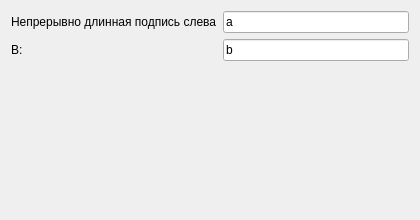
<?xml version="1.0" encoding="UTF-8"?>
<ui version="4.0"><class>Dialog</class><widget class="QDialog" name="Dialog"><property name="geometry"><rect><x>0</x><y>0</y><width>420</width><height>220</height></rect></property><property name="windowTitle"><string>#042 form/127_long_labels</string></property><layout class="QFormLayout" name="formLayout"><item row="0" column="0"><widget class="QLabel" name="l1"><property name="text"><string>Непрерывно длинная подпись слева</string></property></widget></item><item row="0" column="1"><widget class="QLineEdit" name="e1"><property name="text"><string>a</string></property></widget></item><item row="1" column="0"><widget class="QLabel" name="l2"><property name="text"><string>B:</string></property></widget></item><item row="1" column="1"><widget class="QLineEdit" name="e2"><property name="text"><string>b</string></property></widget></item></layout></widget></ui>
